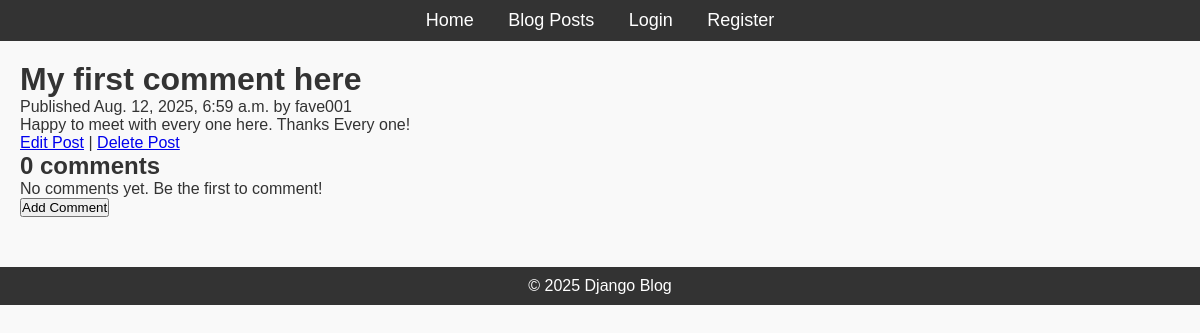
The page /blog/post/1/ on the database as committed earlier.
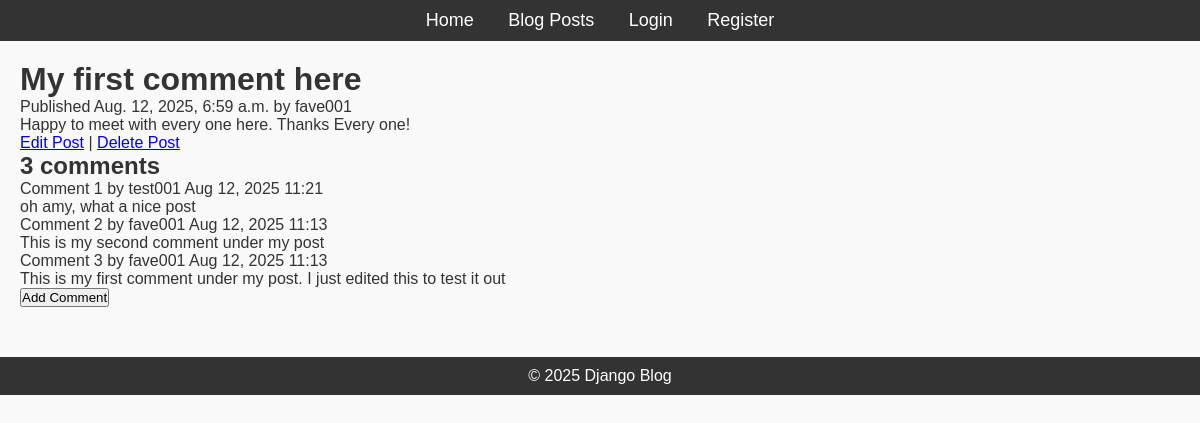
The same page on the database as committed later.
### blog/models.py (models this page shows, shortened)
class Post(models.Model):
    title = models.CharField(max_length=200)
    content = models.TextField()
    published_date = models.DateTimeField(auto_now_add=True)
    author = models.ForeignKey(User, on_delete=models.CASCADE, related_name='post_author')

class Comment(models.Model):
    post = models.ForeignKey(Post, on_delete=models.CASCADE, related_name='comments')
    author = models.ForeignKey(User, on_delete=models.CASCADE, related_name='comment_author')
    content = models.TextField()
    created_at = models.DateTimeField(auto_now_add=True)
    updated_at = models.DateTimeField(auto_now=True)

### blog/views.py (the view)
# urls.py: path('post/<int:pk>/', PostDetailView.as_view(), name='post_detail'),
class PostDetailView(DetailView):
    model = Post
    template_name = 'blog/post_detail.html'
    def get_context_data(self, **kwargs):
        context = super().get_context_data(**kwargs)
        post = self.object
        context['comments'] = post.comments.all().order_by('-created_at')
        context['form'] = CommentForm()
        return context

### blog/templates/blog/post_detail.html (shortened to what this page needs)
{% extends "blog/base.html" %}
{% block content %}
    <h1>{{ post.title }}</h1>
    <p class="date">
        Published {{ post.published_date }} by {{ post.author }}
    </p>
    {{ post.content|linebreaks }}
    <a href="{% url 'post_edit' post.pk %}">Edit Post</a>
    <a> | </a>
    <a href="{% url 'post_delete' post.pk %}">Delete Post</a>
    {% with comments.count as total_comments %}
        <h2>
            {{ total_comments }} comment{{ total_comments|pluralize }}
        </h2>
    {% endwith %}
    {% for comment in comments %}
        <div class="comment">
            <p class="info">
                Comment {{ forloop.counter }} by {{ comment.author.username }}
                {{ comment.created_at|date:"M d, Y H:i" }}
            </p>
            {{ comment.content|linebreaks }}
        </div>
        {% empty %}
            <p>No comments yet. Be the first to comment!</p>
    {% endfor %}
    <form action="{% url 'add_comment' post.pk %}" method="post">
            <button type="submit">Add Comment</button>
    </form>
{% endblock %}

### blog/templates/blog/base.html (shortened to what this page needs)
{% load static %}
<!DOCTYPE html>
<html lang="en">
<head>
    <link rel="stylesheet" href="{% static 'css/styles.css' %}">
</head>
<body>
    <header>
        <nav>
            <ul>
                <li><a href="{% url 'home' %}">Home</a></li>
                <li><a href="{% url 'posts' %}">Blog Posts</a></li>
                {% if request.user.is_authenticated %}
                    <li><a href="{% url 'profile' %}">Profile</a></li>
                    <li style="list-style:none; display:inline;">
                        <form action="{% url 'logout' %}" method="post" style="display:inline;">
                            {% csrf_token %}
                            <button type="submit" style="background:none; border:none; color:blue; cursor:pointer; text-decoration:underline;">
                                Logout
                            </button>
                        </form>
                    </li>
                {% else %}
                    <li><a href="{% url 'login' %}">Login</a></li>
                    <li><a href="{% url 'register' %}">Register</a></li>
                {% endif %}
            </ul>
        </nav>
    </header>
    <div class="content">
        {% block content %}
        {% endblock %}
    </div>
    <footer>
        <p>&copy; 2025 Django Blog</p>
    </footer>
</body>
</html>

### blog/static/css/styles.css (style rules this page uses)
* { margin: 0; padding: 0; box-sizing: border-box; }
body { font-family: Arial, sans-serif; background-color: #f9f9f9; color: #333; }
header { background-color: #333; padding: 10px; text-align: center; }
header nav ul { list-style-type: none; }
header nav ul li { display: inline; margin: 0 15px; }
header nav ul li a { color: white; text-decoration: none; font-size: 18px; }
.content { margin: 20px; }
footer { text-align: center; margin-top: 50px; padding: 10px; background-color: #333; color: white; }

Rows that differ between the two databases and show on the page:
added Comment: author.username "test001", created_at "Aug 12, 2025 11:21", content "oh amy, what a nice post"
added Comment: author.username "fave001", created_at "Aug 12, 2025 11:13", content "This is my second comment under my post"
added Comment: author.username "fave001", created_at "Aug 12, 2025 11:13", content "This is my first comment under my post. I just edited this to test it out"
Other text that changed with them:
{{ total_comments }}: "0" → "3"
text no longer shown: "No comments yet. Be the first to comment!"
